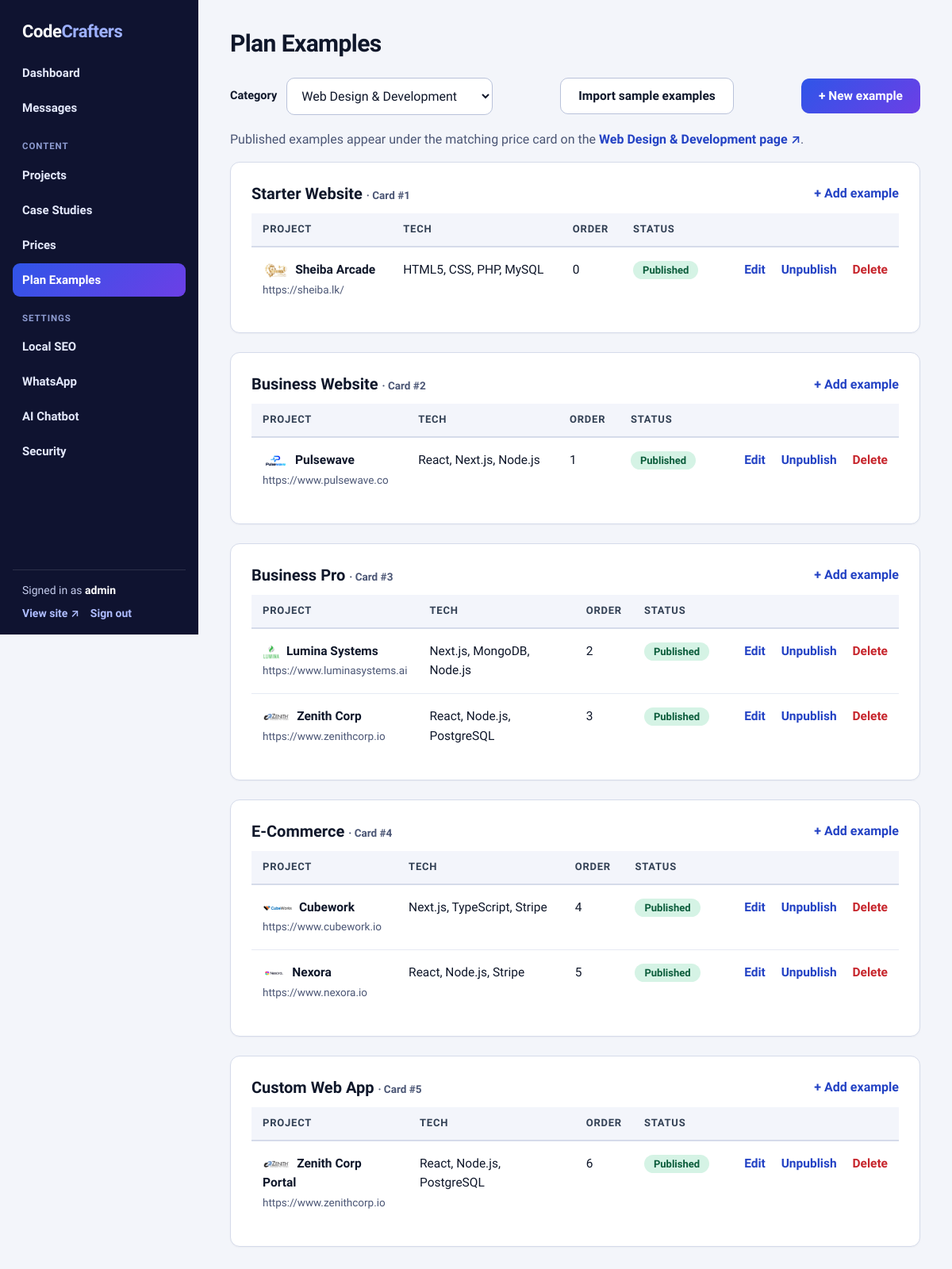
The app's page /admin/examples.php (signed in) with its own data.
### tables this page shows
CREATE TABLE IF NOT EXISTS plan_examples (
    id           INT UNSIGNED AUTO_INCREMENT PRIMARY KEY,
    page_slug    VARCHAR(60)  NOT NULL,
    position     TINYINT UNSIGNED NOT NULL,
    title        VARCHAR(160) NOT NULL,
    url          VARCHAR(255) NOT NULL DEFAULT '',
    description  VARCHAR(300) NOT NULL DEFAULT '',
    tech         VARCHAR(255) NOT NULL DEFAULT '',
    logo_path    VARCHAR(255) NOT NULL DEFAULT '',
    sort_order   INT          NOT NULL DEFAULT 0,
    is_published TINYINT(1)   NOT NULL DEFAULT 1,
    created_at   TIMESTAMP    NOT NULL DEFAULT CURRENT_TIMESTAMP,
    INDEX idx_page_pos (page_slug, position)
);

### api/bootstrap.php (called while the page is built, shortened)
<?php
function cfg(string $key, $default = null)
{
    return $GLOBALS['cfg'][$key] ?? $default;
}
function db(): PDO
{
    static $pdo = null;
    if ($pdo === null) {
        $dsn = 'mysql:host=' . cfg('db_host') . ';dbname=' . cfg('db_name') . ';charset=utf8mb4';
        $pdo = new PDO($dsn, cfg('db_user'), cfg('db_pass'), [
            PDO::ATTR_ERRMODE            => PDO::ERRMODE_EXCEPTION,
            PDO::ATTR_DEFAULT_FETCH_MODE => PDO::FETCH_ASSOC,
            PDO::ATTR_EMULATE_PREPARES   => false,
        ]);
    }
    return $pdo;
}
function e($value): string
{
    return htmlspecialchars((string) $value, ENT_QUOTES | ENT_SUBSTITUTE, 'UTF-8');
}

### admin/examples.php (the view, shortened to what this page needs)
<?php
require __DIR__ . '/../api/bootstrap.php';
require __DIR__ . '/../api/plan-examples-lib.php';
require __DIR__ . '/_layout.php';
$user = require_admin();
$PAGES = [
    'web-design'           => 'Web Design & Development',
    'software-development' => 'Software Development',
    'website-maintenance'  => 'Website Maintenance',
    'seo'                  => 'Search Engine Optimization',
    'mobile-app'           => 'Mobile App Development',
    'finance'              => 'Finance',
    'education'            => 'Education',
    'retail'               => 'Retail',
    'logistics'            => 'Logistics',
];
$cat = (string) ($_GET['cat'] ?? ($_POST['cat'] ?? 'web-design'));
$plans = [];
try {
    $st = db()->prepare('SELECT position, plan_name FROM pricing_plans WHERE page_slug = ? ORDER BY position');
    $st->execute([$cat]);
    foreach ($st->fetchAll() as $r) {
        $plans[(int) $r['position']] = $r['plan_name'];
    }
} catch (Throwable $ex) {
}
$errors = [];
$form = ['id' => 0, 'position' => (int) ($_GET['plan'] ?? array_key_first($plans) ?? 1), 'title' => '', 'url' => '',
         'description' => '', 'tech' => '', 'logo_path' => '', 'sort_order' => 0, 'is_published' => 1];
$editing = isset($_GET['new']) || isset($_GET['edit']) || ($_SERVER['REQUEST_METHOD'] === 'POST' && $errors && ($_POST['action'] ?? '') === 'save');
admin_header('Plan Examples', 'examples', $user);
if ($editing): ?>
    <section class="panel">
        <h2><?= $form['id'] ? 'Edit example' : 'New example' ?> · <?= e($PAGES[$cat]) ?></h2>
        <?php foreach ($errors as $er): ?><div class="alert err"><?= e($er) ?></div><?php endforeach; ?>
        <form method="post" action="examples.php?cat=<?= e($cat) ?>" class="grid-form">
            <?= csrf_field() ?>
            <input type="hidden" name="action" value="save">
            <input type="hidden" name="cat" value="<?= e($cat) ?>">
            <input type="hidden" name="id" value="<?= (int) $form['id'] ?>">
            <label>Price plan *
                <select name="position">
                    <?php foreach ($plans as $pos => $name): ?>
                        <option value="<?= $pos ?>" <?= (int) $form['position'] === $pos ? 'selected' : '' ?>><?= e($name) ?></option>
                    <?php endforeach; ?>
                </select>
            </label>
            <label>Project title *<input name="title" value="<?= e($form['title']) ?>" required maxlength="160"></label>
            <label class="wide">Website URL (optional)<input name="url" value="<?= e($form['url']) ?>" maxlength="255" placeholder="https://example.com"></label>
            <label class="wide">Company logo (img src: URL or path)<input name="logo_path" value="<?= e($form['logo_path']) ?>" maxlength="255" placeholder="img/logos/company.png"></label>
            <label class="wide">Short description<textarea name="description" rows="3" maxlength="300"><?= e($form['description']) ?></textarea></label>
            <label class="wide">Tech (comma separated)<input name="tech" value="<?= e($form['tech']) ?>" maxlength="255" placeholder="React, Node.js, MongoDB"></label>
            <label>Sort order (lower first)<input type="number" name="sort_order" value="<?= (int) $form['sort_order'] ?>"></label>
            <label class="check"><input type="checkbox" name="is_published" value="1" <?= $form['is_published'] ? 'checked' : '' ?>> Show on the service page</label>
            <div class="actions wide">
                <button class="btn" type="submit">Save example</button>
                <a class="btn ghost" href="examples.php?cat=<?= e($cat) ?>">Cancel</a>
            </div>
        </form>
    </section>
<?php else:
    $byPos = [];
    try {
        $st = db()->prepare('SELECT * FROM plan_examples WHERE page_slug = ? ORDER BY position, sort_order, id');
        $st->execute([$cat]);
        foreach ($st->fetchAll() as $r) {
            $byPos[(int) $r['position']][] = $r;
        }
    } catch (Throwable $ex) {
    }
    ?>
    <div class="toolbar">
        <form method="get" class="filter-form">
            <label for="cat">Category</label>
            <select name="cat" id="cat" onchange="this.form.submit()">
                <?php foreach ($PAGES as $slug => $label): ?>
                    <option value="<?= e($slug) ?>" <?= $cat === $slug ? 'selected' : '' ?>><?= e($label) ?></option>
                <?php endforeach; ?>
            </select>
        </form>
        <form method="post" action="examples.php?cat=<?= e($cat) ?>">
            <button class="btn ghost" name="action" value="import_defaults">Import sample examples</button>
        </form>
        <a class="btn" href="examples.php?cat=<?= e($cat) ?>&new=1">+ New example</a>
    </div>
    <p class="muted">Published examples appear under the matching price card on the <a href="../<?= e($cat) ?>.html" target="_blank" rel="noopener"><?= e($PAGES[$cat]) ?> page ↗</a>.</p>
    <?php foreach ($plans as $pos => $name): $list = $byPos[$pos] ?? []; ?>
        <section class="panel">
            <div class="panel-head">
                <h2><?= e($name) ?> <small>· Card #<?= $pos ?></small></h2>
                <a href="examples.php?cat=<?= e($cat) ?>&new=1&plan=<?= $pos ?>">+ Add example</a>
            </div>
            <?php if (!$list): ?>
                <p class="muted">No examples for this plan yet.</p>
            <?php else: ?>
                <table>
                    <thead><tr><th>Project</th><th>Tech</th><th>Order</th><th>Status</th><th></th></tr></thead>
                    <tbody>
                    <?php foreach ($list as $x): ?>
                        <tr>
                            <td><?php if ($x['logo_path'] !== ''): ?><img src="<?= e(preg_match('#^https?://#i', $x['logo_path']) ? $x['logo_path'] : '../' . $x['logo_path']) ?>" alt="" style="height:22px;max-width:60px;object-fit:contain;vertical-align:middle;margin-right:8px"><?php endif; ?><strong><?= e($x['title']) ?></strong><br><small><?= e($x['url']) ?></small></td>
                            <td><?= e($x['tech']) ?></td>
                            <td><?= (int) $x['sort_order'] ?></td>
                            <td><span class="badge <?= $x['is_published'] ? 'on' : 'off' ?>"><?= $x['is_published'] ? 'Published' : 'Draft' ?></span></td>
                            <td class="row-actions">
                                <a href="examples.php?cat=<?= e($cat) ?>&edit=<?= (int) $x['id'] ?>">Edit</a>
                                <form method="post" action="examples.php?cat=<?= e($cat) ?>">
                                    <button class="link-btn" name="action" value="toggle"><?= $x['is_published'] ? 'Unpublish' : 'Publish' ?></button>
                                </form>
                                <form method="post" action="examples.php?cat=<?= e($cat) ?>" onsubmit="return confirm('Delete this example permanently?');">
                                    <button class="link-btn danger-text" name="action" value="delete">Delete</button>
                                </form>
                            </td>
                        </tr>
                    <?php endforeach; ?>
                    </tbody>
                </table>
            <?php endif; ?>
        </section>
    <?php endforeach; ?>
<?php endif;
admin_footer();

### admin/_layout.php (shortened to what this page needs)
<?php
function admin_header(string $title, string $active, array $user): void
{
    $nav = [
        ['', [
            'index'    => ['index.php', 'Dashboard'],
            'messages' => ['messages.php', 'Messages'],
        ]],
        ['Content', [
            'projects' => ['projects.php', 'Projects'],
            'cases'    => ['case-studies.php', 'Case Studies'],
            'prices'   => ['prices.php', 'Prices'],
            'examples' => ['examples.php', 'Plan Examples'],
        ]],
        ['Settings', [
            'localseo' => ['local-seo.php', 'Local SEO'],
            'whatsapp' => ['whatsapp.php', 'WhatsApp'],
            'chatbot'  => ['chatbot.php', 'AI Chatbot'],
            'Security'  => ['account.php', 'Security'],
        ]],
    ];
    ?><!DOCTYPE html>
<html lang="en">
<head>
    <link rel="stylesheet" href="assets/admin.css">
</head>
<body>
<aside class="sidebar">
    <div class="brand">Code<span>Crafters</span></div>
    <nav>
        <?php foreach ($nav as [$group, $items]): ?>
            <?php if ($group !== ''): ?><div class="nav-label"><?= e($group) ?></div><?php endif; ?>
            <?php foreach ($items as $key => [$href, $label]): ?>
                <a href="<?= e($href) ?>" class="<?= $key === $active ? 'active' : '' ?>">
                    <?= e($label) ?>
                </a>
            <?php endforeach; ?>
        <?php endforeach; ?>
    </nav>
    <div class="side-foot">
        <div class="who">Signed in as <strong><?= e($user['username']) ?></strong></div>
        <a href="../index.html" target="_blank" rel="noopener">View site ↗</a>
        <form method="post" action="logout.php">
            <button type="submit" class="link-btn">Sign out</button>
        </form>
    </div>
</aside>
<main class="content">
    <h1><?= e($title) ?></h1>
<?php
}
function admin_footer(): void
{
    ?>
</main>
</body>
</html>
<?php
}

### admin/assets/admin.css (style rules this page uses)
:root { --bg: #f3f5fa; --panel: #ffffff; --ink: #0f172a; --ink-2: #334155; --muted: #4b5675; --line: #d5dbea; --line-soft: #e6eaf4; --brand: #2f55e8; --brand-dark: #2342c4; --brand-2: #6c3fe6; --danger: #c7262d; --ok: #0f7a4f; --side: #0f1330; --radius: 12px; }
* { box-sizing: border-box; }
html { font-size: 16px; }
body { margin: 0; font: 16px/1.6 "Plus Jakarta Sans", system-ui, -apple-system, "Segoe UI", Roboto, sans-serif; -webkit-font-smoothing: antialiased; color: var(--ink); background: var(--bg); display: flex; min-height: 100vh; }
a { color: var(--brand-dark); text-decoration: none; font-weight: 600; }
small { font-size: 13.5px; }
small, .muted { color: var(--muted); }
.sidebar { width: 250px; background: var(--side); color: #e3e8fb; display: flex; flex-direction: column; padding: 22px 16px 16px; position: sticky; top: 0; height: 100vh; flex-shrink: 0; }
.brand { font-size: 22px; font-weight: 800; letter-spacing: -.02em; color: #fff; padding: 0 12px 14px; flex-shrink: 0; }
.brand span { color: #9db0ff; }
.sidebar nav { display: flex; flex-direction: column; gap: 2px; flex: 1; min-height: 0; overflow-y: auto; margin: 0 -6px; padding: 0 6px; }
.sidebar nav a { color: #e3e8fb; font-size: 15px; font-weight: 600; padding: 9px 12px; border-radius: 9px; display: flex; justify-content: space-between; align-items: center; }
.sidebar nav a.active { background: linear-gradient(135deg, var(--brand), var(--brand-2)); color: #fff; }
.nav-label { font-size: 11.5px; font-weight: 700; letter-spacing: .08em; text-transform: uppercase; color: #8d9bd0; padding: 16px 12px 4px; }
.side-foot { flex-shrink: 0; margin-top: 12px; padding: 14px 12px 0; border-top: 1px solid rgba(255, 255, 255, .12); font-size: 14px; display: flex; flex-wrap: wrap; align-items: center; gap: 6px 14px; }
.side-foot form { margin: 0; }
.side-foot a { color: #aebcff; }
.side-foot .link-btn { color: #aebcff; text-align: left; font-weight: 600; }
.who { flex-basis: 100%; color: #c4ccec; }
.who strong { color: #fff; }
.content { flex: 1; padding: 36px 40px; min-width: 0; max-width: 1240px; }
.content h1 { margin: 0 0 24px; font-size: 30px; line-height: 1.25; font-weight: 800; letter-spacing: -.02em; }
.panel { background: var(--panel); border: 1px solid var(--line); border-radius: var(--radius); padding: 26px; margin-bottom: 24px; overflow-x: auto; box-shadow: 0 1px 2px rgba(15, 23, 42, .04); }
.panel h2 { margin: 0 0 16px; font-size: 20px; line-height: 1.3; font-weight: 700; }
.panel-head { display: flex; justify-content: space-between; align-items: center; gap: 12px; margin-bottom: 12px; }
.panel-head h2 { margin: 0; }
table { width: 100%; border-collapse: collapse; font-size: 15.5px; }
th { text-align: left; font-size: 13px; font-weight: 700; text-transform: uppercase; letter-spacing: .06em; color: var(--ink-2); padding: 10px 14px; background: #f3f5fb; border-bottom: 2px solid var(--line); }
td { padding: 16px 14px; border-bottom: 1px solid var(--line-soft); vertical-align: top; }
tr:last-child td { border-bottom: 0; }
.row-actions { white-space: nowrap; text-align: right; }
.row-actions form, .row-actions a { display: inline-block; margin-left: 16px; }
label { display: block; font-weight: 700; font-size: 14.5px; color: var(--ink); margin-bottom: 16px; }
input, select, textarea { display: block; width: 100%; margin-top: 7px; padding: 12px 14px; font: inherit; font-size: 16px; font-weight: 500; color: var(--ink); border: 1.5px solid #b9c2da; border-radius: 10px; background: #fff; }
.btn { display: inline-block; border: 0; cursor: pointer; font: inherit; font-size: 15.5px; font-weight: 700; color: #fff; background: linear-gradient(135deg, var(--brand), var(--brand-2)); padding: 12px 22px; border-radius: 10px; line-height: 1.3; }
.btn.ghost { background: #fff; color: var(--ink); border: 1.5px solid #b9c2da; }
.link-btn { background: none; border: 0; padding: 0; font: inherit; font-weight: 600; color: var(--brand-dark); cursor: pointer; }
.danger-text { color: var(--danger); }
.toolbar { display: flex; justify-content: space-between; align-items: center; gap: 14px; flex-wrap: wrap; margin-bottom: 18px; }
.badge { font-size: 13px; padding: 4px 12px; border-radius: 999px; font-weight: 700; }
.badge.on { background: #d5f3e5; color: #0b5c3b; }
.filter-form { display: flex; align-items: center; gap: 12px; }
.filter-form label { margin: 0; }
.filter-form select { margin: 0; min-width: 260px; width: auto; }

### records on screen
plan_examples: logo_path (picture), title "Sheiba Arcade", url "https://sheiba.lk/", tech "HTML5, CSS, PHP, MySQL", sort_order "0", is_published "Published"
plan_examples: logo_path (picture), title "Pulsewave", url "https://www.pulsewave.co", tech "React, Next.js, Node.js", sort_order "1", is_published "Published"
plan_examples: logo_path (picture), title "Lumina Systems", url "https://www.luminasystems.ai", tech "Next.js, MongoDB, Node.js", sort_order "2", is_published "Published"
plan_examples: logo_path (picture), title "Zenith Corp", url "https://www.zenithcorp.io", tech "React, Node.js, PostgreSQL", sort_order "3", is_published "Published"
plan_examples: logo_path (picture), title "Cubework", url "https://www.cubework.io", tech "Next.js, TypeScript, Stripe", sort_order "4", is_published "Published"
plan_examples: logo_path (picture), title "Nexora", url "https://www.nexora.io", tech "React, Node.js, Stripe", sort_order "5", is_published "Published"
plan_examples: logo_path (picture), title "Zenith Corp Portal", url "https://www.zenithcorp.io", tech "React, Node.js, PostgreSQL", sort_order "6", is_published "Published"

### other values on screen
$label "Dashboard"
$label "Messages"
$group "CONTENT"
$label "Projects"
$label "Case Studies"
$label "Prices"
$label "Plan Examples"
$group "SETTINGS"
$label "Local SEO"
$label "WhatsApp"
$label "AI Chatbot"
$label "Security"
$user['username'] "admin"
$title "Plan Examples"
$PAGES[$cat] "Web Design & Development"
